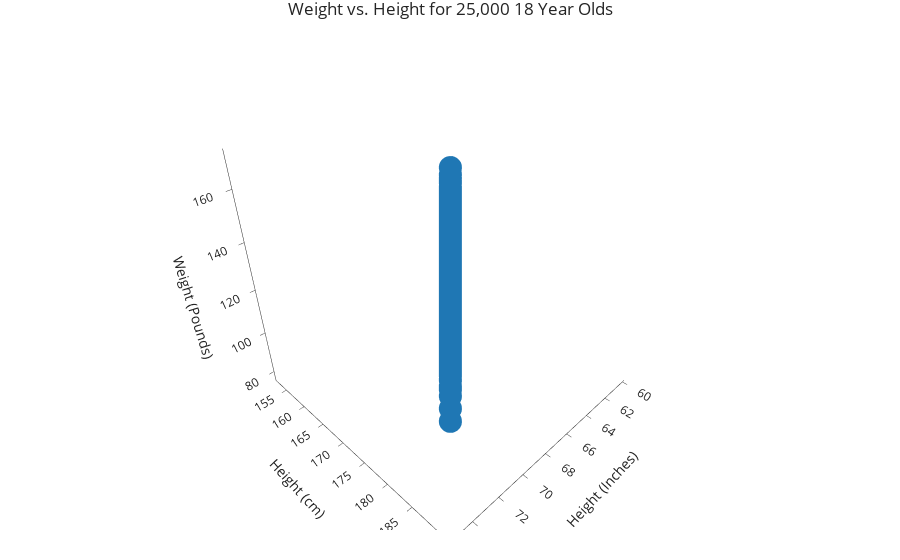

Here is the notebook cell this chart was saved with:
### Markdown cell above
And `'Weight (Pounds)'` vs. `'Height (Inches)'` and `'Height (cm)'`:

### Code cell
px.scatter_3d(people, x='Height (Inches)', y='Height (cm)', z='Weight (Pounds)', title='Weight vs. Height for 25,000 18 Year Olds')

### Figure 1 — Plotly figure (JSON) as saved in the notebook; plotly's stock layout.template omitted (floating-point values rounded to 4 significant figures; data arrays with more than 128 entries replaced by an {"elided": "..."} marker saying what was removed)
{"data": [{"hovertemplate": "Height (Inches)=%{x}<br>Height (cm)=%{y}<br>Weight (Pounds)=%{z}<extra></extra>", "legendgroup": "", "marker": {"color": "#1F77B4", "symbol": "circle"}, "mode": "markers", "name": "", "scene": "scene", "showlegend": false, "type": "scatter3d", "x": {"elided": "25000 float values"}, "y": {"elided": "25000 float values"}, "z": {"elided": "25000 float values"}}], "layout": {"legend": {"tracegroupgap": 0}, "scene": {"domain": {"x": [0, 1], "y": [0, 1]}, "xaxis": {"title": {"text": "Height (Inches)"}}, "yaxis": {"title": {"text": "Height (cm)"}}, "zaxis": {"title": {"text": "Weight (Pounds)"}}}, "title": {"text": "Weight vs. Height for 25,000 18 Year Olds"}}}
